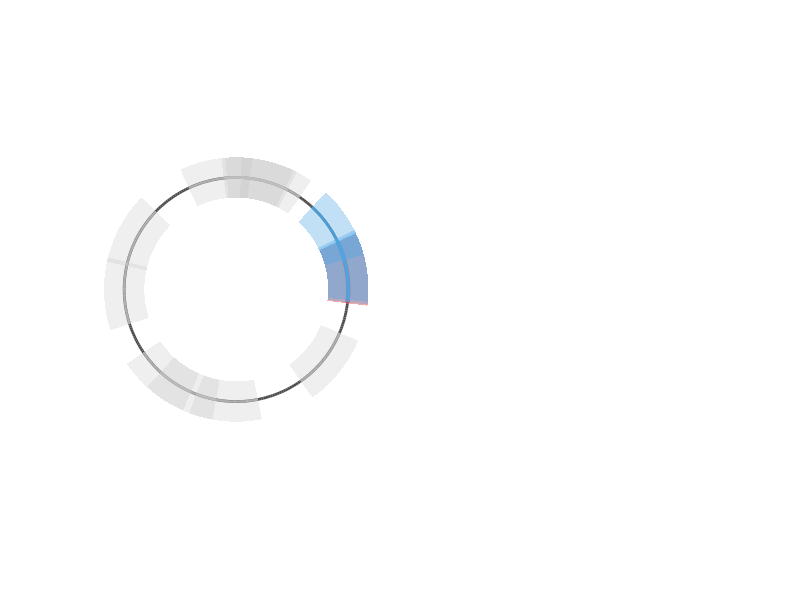

Recreate this plot in MATLAB. (Note: this script raises an error after producing the figure.)
%% Schematic: basin connectivity at low vs high temperature
%  Left panel:  low T  — basins are narrow, target is isolated (retrieval)
%  Right panel: high T — basins widen, giant connected cluster (paramagnetic)

clear; close all;

rng(42);  % reproducible layout

%% Parameters
n_patterns = 14;                   % number of patterns
R = 1;                             % circle radius (represents S^{N-1})

% Place pattern centers at random angles on the circle
angles = sort(2*pi*rand(1, n_patterns));

% Basin half-widths (angular radius of spherical cap)
theta_low  = 0.28;    % low T:  narrow effective basins
theta_high = 0.50;    % high T: wider effective basins

target_idx = 1;       % the "target" pattern

%% Helper: check if two basins overlap
overlap = @(a1, a2, theta) ...
    min(abs(a1 - a2), 2*pi - abs(a1 - a2)) < 2*theta;

%% Helper: find connected component containing target via BFS
function comp = bfs_component(adj, start)
    n = size(adj, 1);
    comp = false(1, n);
    queue = start;
    comp(start) = true;
    while ~isempty(queue)
        node = queue(1); queue(1) = [];
        nbrs = find(adj(node, :) & ~comp);
        comp(nbrs) = true;
        queue = [queue, nbrs];
    end
end

%% Build adjacency matrices
adj_low  = false(n_patterns);
adj_high = false(n_patterns);
for i = 1:n_patterns
    for j = i+1:n_patterns
        if overlap(angles(i), angles(j), theta_low)
            adj_low(i,j) = true; adj_low(j,i) = true;
        end
        if overlap(angles(i), angles(j), theta_high)
            adj_high(i,j) = true; adj_high(j,i) = true;
        end
    end
end

% Connected components containing target
comp_low  = bfs_component(adj_low,  target_idx);
comp_high = bfs_component(adj_high, target_idx);

%% Colors
col_bg        = [0.92 0.92 0.92];  % background basin fill
col_target    = [0.85 0.25 0.25];  % target basin
col_connected = [0.30 0.65 0.90];  % connected to target
col_isolated  = [0.75 0.75 0.75];  % not connected
col_edge_on   = [0.20 0.50 0.80];  % active connection line
col_edge_off  = [0.85 0.85 0.85];  % inactive connection (shown faintly)
col_sphere    = [0.3 0.3 0.3];     % sphere outline

%% Draw one panel
function draw_panel(ax, angles, theta, adj, comp, target_idx, ...
                    col_target, col_connected, col_isolated, ...
                    col_edge_on, col_edge_off, col_sphere, title_str)
    axes(ax); hold on; axis equal off;
    n = length(angles);
    R = 1;

    % Draw sphere outline
    t = linspace(0, 2*pi, 300);
    plot(R*cos(t), R*sin(t), '-', 'Color', col_sphere, 'LineWidth', 2);

    % Draw basin arcs (as filled wedges on the circle)
    for i = 1:n
        a = angles(i);
        arc_t = linspace(a - theta, a + theta, 80);

        % Basin fill (arc + radial shading)
        r_inner = 0.82; r_outer = 1.18;
        x_fill = [r_inner*cos(arc_t), fliplr(r_outer*cos(arc_t))];
        y_fill = [r_inner*sin(arc_t), fliplr(r_outer*sin(arc_t))];

        if i == target_idx
            fc = col_target;
            fa = 0.45;
        elseif comp(i)
            fc = col_connected;
            fa = 0.35;
        else
            fc = col_isolated;
            fa = 0.25;
        end
        fill(x_fill, y_fill, fc, 'FaceAlpha', fa, 'EdgeColor', 'none');

        % Basin arc outline
        if i == target_idx
            plot(R*cos(arc_t), R*sin(arc_t), '-', 'Color', col_target, 'LineWidth', 3);
        elseif comp(i)
            plot(R*cos(arc_t), R*sin(arc_t), '-', 'Color', col_connected, 'LineWidth', 2);
        else
            plot(R*cos(arc_t), R*sin(arc_t), '-', 'Color', col_isolated, 'LineWidth', 1.5);
        end
    end

    % Draw connection edges (as chords)
    for i = 1:n
        for j = i+1:n
            if adj(i,j)
                xi = R*cos(angles(i)); yi = R*sin(angles(i));
                xj = R*cos(angles(j)); yj = R*sin(angles(j));
                if comp(i) && comp(j)
                    plot([xi xj], [yi yj], '-', 'Color', [col_edge_on 0.7], ...
                        'LineWidth', 2);
                else
                    plot([xi xj], [yi yj], '-', 'Color', [col_edge_off 0.5], ...
                        'LineWidth', 1);
                end
            end
        end
    end

    % Draw pattern centers as dots
    for i = 1:n
        xi = R*cos(angles(i)); yi = R*sin(angles(i));
        if i == target_idx
            plot(xi, yi, 'o', 'MarkerSize', 10, 'MarkerFaceColor', col_target, ...
                'MarkerEdgeColor', 'w', 'LineWidth', 1.5);
        elseif comp(i)
            plot(xi, yi, 'o', 'MarkerSize', 7, 'MarkerFaceColor', col_connected, ...
                'MarkerEdgeColor', 'w', 'LineWidth', 1);
        else
            plot(xi, yi, 'o', 'MarkerSize', 7, 'MarkerFaceColor', col_isolated, ...
                'MarkerEdgeColor', 'w', 'LineWidth', 1);
        end
    end

    % Label target
    xt = 1.30*cos(angles(target_idx));
    yt = 1.30*sin(angles(target_idx));
    text(xt, yt, '\xi^1', 'FontSize', 14, 'FontWeight', 'bold', ...
        'Color', col_target, 'HorizontalAlignment', 'center', ...
        'Interpreter', 'tex');

    % Title and annotations
    title(title_str, 'FontSize', 14, 'FontWeight', 'bold');
    xlim([-1.5 1.5]); ylim([-1.5 1.5]);

    % Count stats
    n_edges = sum(adj(:))/2;
    n_comp  = sum(comp);
    text(0, -1.40, sprintf('q_{eff}: large    edges: %d    cluster: %d/%d', ...
        n_edges, n_comp, n), 'FontSize', 10, 'HorizontalAlignment', 'center', ...
        'Color', [0.4 0.4 0.4]);
end

%% Create figure
fig = figure('Position', [50 100 1200 550], 'Color', 'w');

ax1 = subplot(1, 2, 1);
draw_panel(ax1, angles, theta_low, adj_low, comp_low, target_idx, ...
    col_target, col_connected, col_isolated, ...
    col_edge_on, col_edge_off, col_sphere, ...
    'Low temperature (retrieval)');
% Override the q_eff annotation
children = get(ax1, 'Children');
% Replace annotation
text(0, -1.40, sprintf('q_{eff} \\approx \\phi_c    edges: %d    cluster: %d/%d', ...
    sum(adj_low(:))/2, sum(comp_low), n_patterns), ...
    'FontSize', 10, 'HorizontalAlignment', 'center', ...
    'Color', [0.4 0.4 0.4], 'Parent', ax1);

ax2 = subplot(1, 2, 2);
draw_panel(ax2, angles, theta_high, adj_high, comp_high, target_idx, ...
    col_target, col_connected, col_isolated, ...
    col_edge_on, col_edge_off, col_sphere, ...
    'High temperature (paramagnetic)');
text(0, -1.40, sprintf('q_{eff} < \\phi_c    edges: %d    cluster: %d/%d', ...
    sum(adj_high(:))/2, sum(comp_high), n_patterns), ...
    'FontSize', 10, 'HorizontalAlignment', 'center', ...
    'Color', [0.4 0.4 0.4], 'Parent', ax2);

sgtitle('Basin connectivity on S^{N-1}: percolation at finite temperature', ...
    'FontSize', 16, 'FontWeight', 'bold', 'Interpreter', 'tex');

print('-dpng', '-r200', 'basin_connectivity_schematic.png');
fprintf('Saved: basin_connectivity_schematic.png\n');
